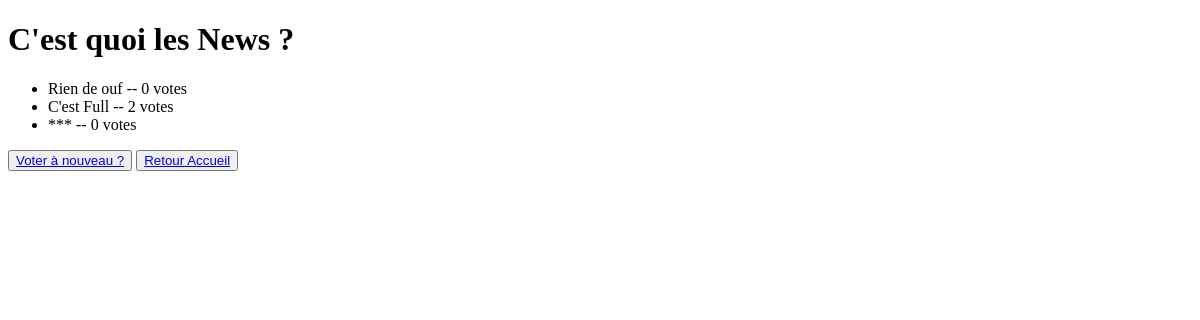
Page /sondages/4/results/ on the earlier database version.
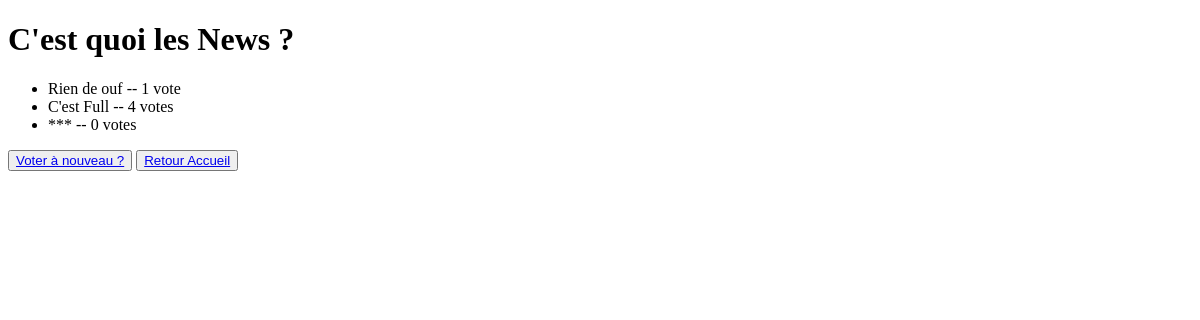
Same page on the later database version.
### sondages/models.py (models this page shows, shortened)
class Question(models.Model):
    question_text = models.CharField(max_length=200)
    pub_date = models.DateTimeField("date publication")

class Choice(models.Model):
    question = models.ForeignKey(Question, on_delete=models.CASCADE)
    choice_text = models.CharField(max_length=200)
    votes = models.IntegerField(default=0)

### sondages/views.py (the view)
# urls.py: path("<int:pk>/results/", views.ResultsView.as_view(), name="results"),
class ResultsView(generic.DetailView):
    model = Question
    template_name = "sondages/results.html"

### sondages/templates/sondages/results.html (shortened to what this page needs)
<!DOCTYPE html>
<html lang="en">
<head>
</head>
<body>
    <h1>{{ question.question_text }}</h1>
    <ul>
    {% for choice in question.choice_set.all %}
        <li>{{ choice.choice_text }} -- {{ choice.votes }} vote{{ choice.votes|pluralize }}</li>
    {% endfor %}
    </ul>
    <button>
    <a href="{% url 'sondages:detail' question.id %}">Voter à nouveau ?</a>
    </button>
    <button>
        <a href="{% url 'sondages:index' %}">Retour Accueil</a>
    </button>
</body>
</html>

Differences in the rows shown:
changed Choice "Rien de ouf": votes "0" → "1"
changed Choice "C'est Full": votes "2" → "4"
